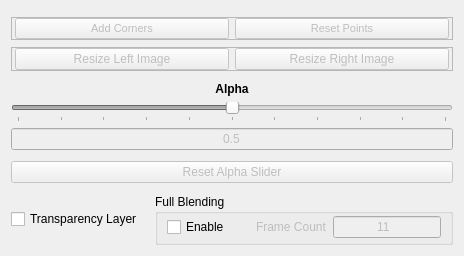
            <widget class="QWidget" name="tab_5">
             <attribute name="title">
              <string>Morphing</string>
             </attribute>
             <layout class="QGridLayout" name="gridLayout_2">
              <item row="2" column="0" colspan="3">
               <spacer name="verticalSpacer_4">
                <property name="orientation">
                 <enum>Qt::Vertical</enum>
                </property>
                <property name="sizeType">
                 <enum>QSizePolicy::Fixed</enum>
                </property>
                <property name="sizeHint" stdset="0">
                 <size>
                  <width>20</width>
                  <height>1</height>
                 </size>
                </property>
               </spacer>
              </item>
              <item row="20" column="0">
               <widget class="QCheckBox" name="transparencyBox">
                <property name="sizePolicy">
                 <sizepolicy hsizetype="Minimum" vsizetype="Fixed">
                  <horstretch>0</horstretch>
                  <verstretch>0</verstretch>
                 </sizepolicy>
                </property>
                <property name="minimumSize">
                 <size>
                  <width>0</width>
                  <height>0</height>
                 </size>
                </property>
                <property name="toolTip">
                 <string>&lt;html&gt;&lt;head/&gt;&lt;body&gt;&lt;p&gt;&lt;span style=&quot; font-style:italic;&quot;&gt;Enables morphing of the alpha layer of images (.PNG files only)&lt;/span&gt;&lt;/p&gt;&lt;p&gt;&lt;span style=&quot; font-style:italic;&quot;&gt;[&lt;/span&gt;&lt;span style=&quot; font-weight:600; font-style:italic;&quot;&gt;Default&lt;/span&gt;&lt;span style=&quot; font-style:italic;&quot;&gt;: Off]&lt;/span&gt;&lt;/p&gt;&lt;/body&gt;&lt;/html&gt;</string>
                </property>
                <property name="text">
                 <string>Transparency Layer</string>
                </property>
               </widget>
              </item>
              <item row="10" column="0" colspan="3">
               <spacer name="verticalSpacer_5">
                <property name="orientation">
                 <enum>Qt::Vertical</enum>
                </property>
                <property name="sizeType">
                 <enum>QSizePolicy::MinimumExpanding</enum>
                </property>
                <property name="sizeHint" stdset="0">
                 <size>
                  <width>0</width>
                  <height>5</height>
                 </size>
                </property>
               </spacer>
              </item>
              <item row="16" column="0" colspan="3">
               <widget class="QLineEdit" name="alphaValue">
                <property name="enabled">
                 <bool>false</bool>
                </property>
                <property name="sizePolicy">
                 <sizepolicy hsizetype="Expanding" vsizetype="Fixed">
                  <horstretch>0</horstretch>
                  <verstretch>0</verstretch>
                 </sizepolicy>
                </property>
                <property name="minimumSize">
                 <size>
                  <width>0</width>
                  <height>20</height>
                 </size>
                </property>
                <property name="toolTip">
                 <string>&lt;html&gt;&lt;head/&gt;&lt;body&gt;&lt;p&gt;&lt;span style=&quot; font-style:italic;&quot;&gt;Display of the current alpha value &lt;/span&gt;&lt;/p&gt;&lt;p&gt;&lt;span style=&quot; font-style:italic;&quot;&gt;(0.0 is 100% left image)&lt;/span&gt;&lt;/p&gt;&lt;p&gt;&lt;span style=&quot; font-style:italic;&quot;&gt;(1.0 is 100% right image)&lt;/span&gt;&lt;/p&gt;&lt;p&gt;&lt;span style=&quot; font-style:italic;&quot;&gt;(0.5 is 50% of each image, etc.)&lt;/span&gt;&lt;/p&gt;&lt;/body&gt;&lt;/html&gt;</string>
                </property>
                <property name="text">
                 <string>0.5</string>
                </property>
                <property name="alignment">
                 <set>Qt::AlignCenter</set>
                </property>
                <property name="readOnly">
                 <bool>true</bool>
                </property>
                <property name="placeholderText">
                 <string>0.5</string>
                </property>
               </widget>
              </item>
              <item row="13" column="0" colspan="3">
               <widget class="QSlider" name="alphaSlider">
                <property name="enabled">
                 <bool>false</bool>
                </property>
                <property name="minimum">
                 <number>1</number>
                </property>
                <property name="maximum">
                 <number>11</number>
                </property>
                <property name="singleStep">
                 <number>1</number>
                </property>
                <property name="pageStep">
                 <number>1</number>
                </property>
                <property name="value">
                 <number>6</number>
                </property>
                <property name="tracking">
                 <bool>true</bool>
                </property>
                <property name="orientation">
                 <enum>Qt::Horizontal</enum>
                </property>
                <property name="tickPosition">
                 <enum>QSlider::TicksBelow</enum>
                </property>
                <property name="tickInterval">
                 <number>1</number>
                </property>
               </widget>
              </item>
              <item row="11" column="0" colspan="3">
               <widget class="QLabel" name="alphaLabel">
                <property name="sizePolicy">
                 <sizepolicy hsizetype="Preferred" vsizetype="Fixed">
                  <horstretch>0</horstretch>
                  <verstretch>0</verstretch>
                 </sizepolicy>
                </property>
                <property name="font">
                 <font>
                  <weight>75</weight>
                  <bold>true</bold>
                 </font>
                </property>
                <property name="toolTip">
                 <string>&lt;html&gt;&lt;head/&gt;&lt;body&gt;&lt;p&gt;&lt;span style=&quot; font-style:italic;&quot;&gt;The alpha slider determines to what degree the two images will be morphed together&lt;/span&gt;&lt;/p&gt;&lt;p&gt;&lt;span style=&quot; font-style:italic;&quot;&gt;After a full blend has been executed, the slider instead selects the created frame at the given alpha value&lt;/span&gt;&lt;/p&gt;&lt;/body&gt;&lt;/html&gt;</string>
                </property>
                <property name="layoutDirection">
                 <enum>Qt::LeftToRight</enum>
                </property>
                <property name="text">
                 <string>Alpha</string>
                </property>
                <property name="alignment">
                 <set>Qt::AlignCenter</set>
                </property>
               </widget>
              </item>
              <item row="18" column="0" colspan="3">
               <widget class="QPushButton" name="resetSliderButton">
                <property name="enabled">
                 <bool>false</bool>
                </property>
                <property name="toolTip">
                 <string>&lt;html&gt;&lt;head/&gt;&lt;body&gt;&lt;p&gt;&lt;span style=&quot; font-style:italic;&quot;&gt;Resets the alpha slider (and the full blend value) to it's default state&lt;/span&gt;&lt;/p&gt;&lt;p&gt;&lt;span style=&quot; font-style:italic;&quot;&gt;Default: Values at &lt;/span&gt;&lt;span style=&quot; font-weight:600; font-style:italic;&quot;&gt;1 : 11 : 1&lt;/span&gt;&lt;/p&gt;&lt;/body&gt;&lt;/html&gt;</string>
                </property>
                <property name="text">
                 <string>Reset Alpha Slider</string>
                </property>
               </widget>
              </item>
              <item row="17" column="0" colspan="3">
               <spacer name="verticalSpacer_6">
                <property name="orientation">
                 <enum>Qt::Vertical</enum>
                </property>
                <property name="sizeType">
                 <enum>QSizePolicy::Fixed</enum>
                </property>
                <property name="sizeHint" stdset="0">
                 <size>
                  <width>20</width>
                  <height>5</height>
                 </size>
                </property>
               </spacer>
              </item>
              <item row="19" column="0" colspan="3">
               <spacer name="verticalSpacer_3">
                <property name="orientation">
                 <enum>Qt::Vertical</enum>
                </property>
                <property name="sizeType">
                 <enum>QSizePolicy::MinimumExpanding</enum>
                </property>
                <property name="sizeHint" stdset="0">
                 <size>
                  <width>20</width>
                  <height>5</height>
                 </size>
                </property>
               </spacer>
              </item>
              <item row="0" column="0" colspan="2">
               <widget class="QFrame" name="frame_7">
                <property name="frameShape">
                 <enum>QFrame::StyledPanel</enum>
                </property>
                <property name="frameShadow">
                 <enum>QFrame::Raised</enum>
                </property>
               </widget>
              </item>
              <item row="3" column="0" colspan="3">
               <widget class="QFrame" name="frame_2">
                <property name="sizePolicy">
                 <sizepolicy hsizetype="Preferred" vsizetype="Minimum">
                  <horstretch>0</horstretch>
                  <verstretch>0</verstretch>
                 </sizepolicy>
                </property>
                <property name="minimumSize">
                 <size>
                  <width>0</width>
                  <height>0</height>
                 </size>
                </property>
                <property name="maximumSize">
                 <size>
                  <width>16777215</width>
                  <height>16777215</height>
                 </size>
                </property>
                <property name="frameShape">
                 <enum>QFrame::StyledPanel</enum>
                </property>
                <property name="frameShadow">
                 <enum>QFrame::Raised</enum>
                </property>
                <layout class="QHBoxLayout" name="horizontalLayout_2">
                 <property name="leftMargin">
                  <number>3</number>
                 </property>
                 <property name="topMargin">
                  <number>0</number>
                 </property>
                 <property name="rightMargin">
                  <number>3</number>
                 </property>
                 <property name="bottomMargin">
                  <number>0</number>
                 </property>
                 <item>
                  <widget class="QPushButton" name="resizeLeftButton">
                   <property name="enabled">
                    <bool>false</bool>
                   </property>
                   <property name="sizePolicy">
                    <sizepolicy hsizetype="Minimum" vsizetype="MinimumExpanding">
                     <horstretch>1</horstretch>
                     <verstretch>1</verstretch>
                    </sizepolicy>
                   </property>
                   <property name="minimumSize">
                    <size>
                     <width>0</width>
                     <height>20</height>
                    </size>
                   </property>
                   <property name="toolTip">
                    <string>&lt;html&gt;&lt;head/&gt;&lt;body&gt;&lt;p&gt;&lt;span style=&quot; font-style:italic;&quot;&gt;Creates a resized copy of the left image to match the right image's dimensions&lt;/span&gt;&lt;/p&gt;&lt;/body&gt;&lt;/html&gt;</string>
                   </property>
                   <property name="text">
                    <string>Resize Left Image</string>
                   </property>
                  </widget>
                 </item>
                 <item>
                  <widget class="QPushButton" name="resizeRightButton">
                   <property name="enabled">
                    <bool>false</bool>
                   </property>
                   <property name="sizePolicy">
                    <sizepolicy hsizetype="Minimum" vsizetype="MinimumExpanding">
                     <horstretch>1</horstretch>
                     <verstretch>1</verstretch>
                    </sizepolicy>
                   </property>
                   <property name="minimumSize">
                    <size>
                     <width>0</width>
                     <height>20</height>
                    </size>
                   </property>
                   <property name="toolTip">
                    <string>&lt;html&gt;&lt;head/&gt;&lt;body&gt;&lt;p&gt;&lt;span style=&quot; font-style:italic;&quot;&gt;Creates a resized copy of the right image to match the left image's dimensions&lt;/span&gt;&lt;/p&gt;&lt;/body&gt;&lt;/html&gt;</string>
                   </property>
                   <property name="text">
                    <string>Resize Right Image</string>
                   </property>
                  </widget>
                 </item>
                </layout>
               </widget>
              </item>
              <item row="1" column="0" colspan="3">
               <widget class="QFrame" name="frame">
                <property name="sizePolicy">
                 <sizepolicy hsizetype="Preferred" vsizetype="Minimum">
                  <horstretch>0</horstretch>
                  <verstretch>0</verstretch>
                 </sizepolicy>
                </property>
                <property name="minimumSize">
                 <size>
                  <width>0</width>
                  <height>0</height>
                 </size>
                </property>
                <property name="maximumSize">
                 <size>
                  <width>16777215</width>
                  <height>16777215</height>
                 </size>
                </property>
                <property name="frameShape">
                 <enum>QFrame::StyledPanel</enum>
                </property>
                <property name="frameShadow">
                 <enum>QFrame::Raised</enum>
                </property>
                <layout class="QHBoxLayout" name="horizontalLayout">
                 <property name="leftMargin">
                  <number>3</number>
                 </property>
                 <property name="topMargin">
                  <number>0</number>
                 </property>
                 <property name="rightMargin">
                  <number>3</number>
                 </property>
                 <property name="bottomMargin">
                  <number>0</number>
                 </property>
                 <item>
                  <widget class="QPushButton" name="autoCornerButton">
                   <property name="enabled">
                    <bool>false</bool>
                   </property>
                   <property name="sizePolicy">
                    <sizepolicy hsizetype="Minimum" vsizetype="MinimumExpanding">
                     <horstretch>1</horstretch>
                     <verstretch>1</verstretch>
                    </sizepolicy>
                   </property>
                   <property name="minimumSize">
                    <size>
                     <width>0</width>
                     <height>20</height>
                    </size>
                   </property>
                   <property name="font">
                    <font>
                     <pointsize>8</pointsize>
                     <weight>50</weight>
                     <bold>false</bold>
                    </font>
                   </property>
                   <property name="toolTip">
                    <string>&lt;html&gt;&lt;head/&gt;&lt;body&gt;&lt;p&gt;&lt;span style=&quot; font-style:italic;&quot;&gt;Creates a point in each corner of the images&lt;/span&gt;&lt;/p&gt;&lt;p&gt;&lt;span style=&quot; font-style:italic;&quot;&gt;(Corner points, while difficult to accurately place by hand, are invaluable for delaunay triangulation)&lt;/span&gt;&lt;/p&gt;&lt;/body&gt;&lt;/html&gt;</string>
                   </property>
                   <property name="text">
                    <string>Add Corners</string>
                   </property>
                  </widget>
                 </item>
                 <item>
                  <widget class="QPushButton" name="resetPointsButton">
                   <property name="enabled">
                    <bool>false</bool>
                   </property>
                   <property name="sizePolicy">
                    <sizepolicy hsizetype="Minimum" vsizetype="MinimumExpanding">
                     <horstretch>1</horstretch>
                     <verstretch>1</verstretch>
                    </sizepolicy>
                   </property>
                   <property name="minimumSize">
                    <size>
                     <width>0</width>
                     <height>20</height>
                    </size>
                   </property>
                   <property name="font">
                    <font>
                     <pointsize>8</pointsize>
                     <weight>50</weight>
                     <bold>false</bold>
                    </font>
                   </property>
                   <property name="toolTip">
                    <string>&lt;html&gt;&lt;head/&gt;&lt;body&gt;&lt;p&gt;&lt;span style=&quot; font-style:italic;&quot;&gt;Resets all temporary, confirmed, and pre-existing points from the images&lt;/span&gt;&lt;/p&gt;&lt;/body&gt;&lt;/html&gt;</string>
                   </property>
                   <property name="text">
                    <string>Reset Points</string>
                   </property>
                  </widget>
                 </item>
                </layout>
               </widget>
              </item>
              <item row="20" column="2">
               <widget class="QGroupBox" name="blendGroupBox">
                <property name="minimumSize">
                 <size>
                  <width>0</width>
                  <height>0</height>
                 </size>
                </property>
                <property name="title">
                 <string>Full Blending</string>
                </property>
                <layout class="QGridLayout" name="gridLayout_14">
                 <property name="topMargin">
                  <number>2</number>
                 </property>
                 <property name="bottomMargin">
                  <number>4</number>
                 </property>
                 <item row="1" column="1">
                  <widget class="QCheckBox" name="blendBox">
                   <property name="sizePolicy">
                    <sizepolicy hsizetype="Minimum" vsizetype="Minimum">
                     <horstretch>0</horstretch>
                     <verstretch>0</verstretch>
                    </sizepolicy>
                   </property>
                   <property name="font">
                    <font>
                     <kerning>true</kerning>
                    </font>
                   </property>
                   <property name="toolTip">
                    <string>&lt;html&gt;&lt;head/&gt;&lt;body&gt;&lt;p&gt;&lt;span style=&quot; font-style:italic;&quot;&gt;Enables full blending&lt;/span&gt;&lt;/p&gt;&lt;p&gt;&lt;span style=&quot; font-style:italic;&quot;&gt;Full blending creates several morphs of the two input images at alpha intervals spaced to the requested number of frames (right)&lt;/span&gt;&lt;/p&gt;&lt;p&gt;&lt;span style=&quot; font-style:italic;&quot;&gt;[&lt;/span&gt;&lt;span style=&quot; font-weight:600; font-style:italic;&quot;&gt;Default&lt;/span&gt;&lt;span style=&quot; font-style:italic;&quot;&gt;: Off]&lt;/span&gt;&lt;/p&gt;&lt;/body&gt;&lt;/html&gt;</string>
                   </property>
                   <property name="layoutDirection">
                    <enum>Qt::LeftToRight</enum>
                   </property>
                   <property name="text">
                    <string>Enable</string>
                   </property>
                  </widget>
                 </item>
                 <item row="1" column="4">
                  <widget class="QLineEdit" name="blendText">
                   <property name="enabled">
                    <bool>false</bool>
                   </property>
                   <property name="sizePolicy">
                    <sizepolicy hsizetype="Fixed" vsizetype="Fixed">
                     <horstretch>0</horstretch>
                     <verstretch>0</verstretch>
                    </sizepolicy>
                   </property>
                   <property name="toolTip">
                    <string>&lt;html&gt;&lt;head/&gt;&lt;body&gt;&lt;p&gt;&lt;span style=&quot; font-style:italic;&quot;&gt;Number of frames to generate during full blend&lt;/span&gt;&lt;/p&gt;&lt;p&gt;&lt;span style=&quot; font-style:italic;&quot;&gt;Larger numbers result in smoother transitions but longer morph times&lt;/span&gt;&lt;/p&gt;&lt;p&gt;&lt;span style=&quot; font-style:italic;&quot;&gt;[&lt;/span&gt;&lt;span style=&quot; font-weight:600; font-style:italic;&quot;&gt;Default&lt;/span&gt;&lt;span style=&quot; font-style:italic;&quot;&gt;: 11, &lt;/span&gt;&lt;span style=&quot; font-weight:600; font-style:italic;&quot;&gt;Minimum&lt;/span&gt;&lt;span style=&quot; font-style:italic;&quot;&gt;: 3, &lt;/span&gt;&lt;span style=&quot; font-weight:600; font-style:italic;&quot;&gt;Maximum&lt;/span&gt;&lt;span style=&quot; font-style:italic;&quot;&gt;: 1000]&lt;/span&gt;&lt;/p&gt;&lt;/body&gt;&lt;/html&gt;</string>
                   </property>
                   <property name="inputMask">
                    <string>9000</string>
                   </property>
                   <property name="text">
                    <string>11</string>
                   </property>
                   <property name="maxLength">
                    <number>4</number>
                   </property>
                   <property name="cursorPosition">
                    <number>4</number>
                   </property>
                   <property name="alignment">
                    <set>Qt::AlignCenter</set>
                   </property>
                   <property name="placeholderText">
                    <string>11</string>
                   </property>
                   <property name="clearButtonEnabled">
                    <bool>false</bool>
                   </property>
                  </widget>
                 </item>
                 <item row="1" column="3">
                  <widget class="QLabel" name="blendFrameLabel">
                   <property name="enabled">
                    <bool>false</bool>
                   </property>
                   <property name="sizePolicy">
                    <sizepolicy hsizetype="Minimum" vsizetype="Minimum">
                     <horstretch>0</horstretch>
                     <verstretch>0</verstretch>
                    </sizepolicy>
                   </property>
                   <property name="text">
                    <string>Frame Count</string>
                   </property>
                  </widget>
                 </item>
                 <item row="1" column="2">
                  <spacer name="horizontalSpacer_6">
                   <property name="orientation">
                    <enum>Qt::Horizontal</enum>
                   </property>
                   <property name="sizeType">
                    <enum>QSizePolicy::MinimumExpanding</enum>
                   </property>
                   <property name="sizeHint" stdset="0">
                    <size>
                     <width>20</width>
                     <height>20</height>
                    </size>
                   </property>
                  </spacer>
                 </item>
                </layout>
               </widget>
              </item>
             </layout>
            </widget>
